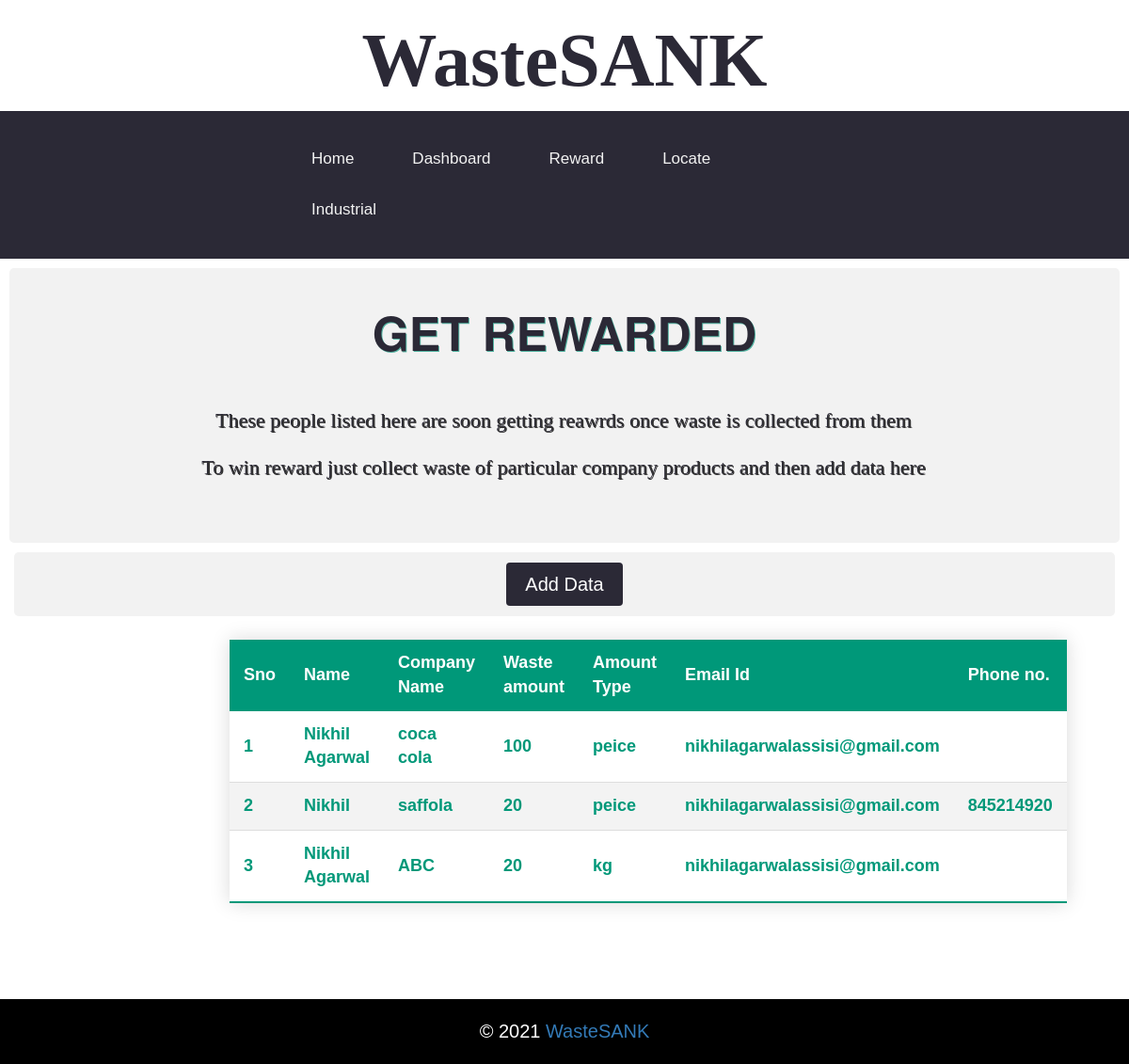
/reward, run on an earlier commit of the app's database.
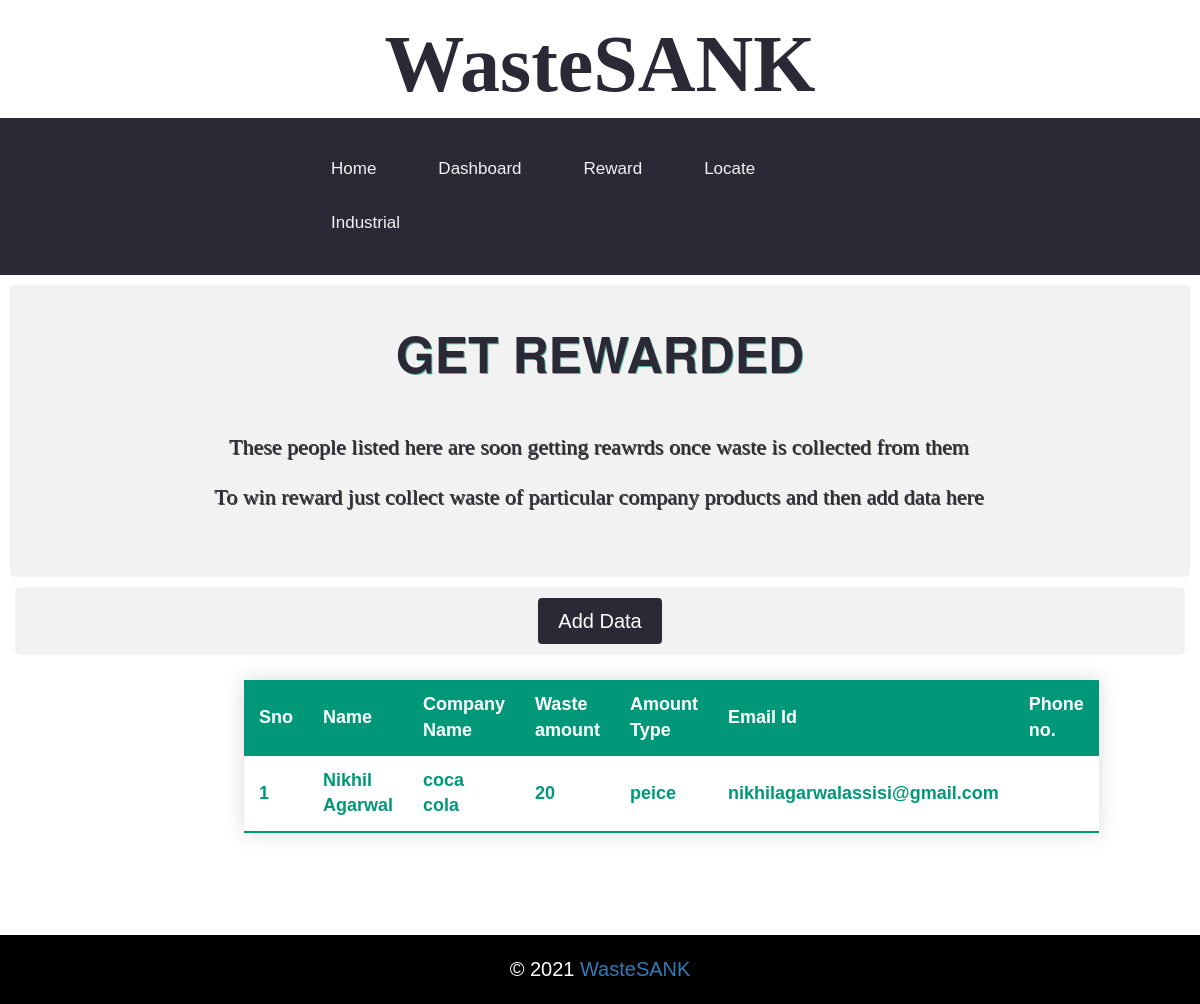
And on a later commit of the database.
### app.py (models this page shows)
class Rewarddb(db.Model):
    sno=db.Column(db.Integer,primary_key=True)
    name=db.Column(db.String(30),nullable=False)
    company_name=db.Column(db.String(50),nullable=False)
    wasteamt=db.Column(db.Integer,nullable=False)
    wasteamttype=db.Column(db.String(10),nullable=False)
    emailid=db.Column(db.String(50))
    phoneno=db.Column(db.Integer,nullable=False)

### app.py (the view, shortened to what this page needs)
@app.route('/reward',methods=['GET','POST'])
def reward():
   reward=Rewarddb.query.all()
   return render_template('reward.html',reward=reward)

### templates/reward.html (shortened to what this page needs)
{% extends 'base.html' %}
{% block body %}
<section>
    <div class="goalbox">
        <h1>Get Rewarded</h1>
        <br>
        <p> These people listed here are soon getting reawrds once waste is collected from them</p>
        <p>To win reward just collect waste of particular company products and then add data here</p>
        <br>
    </div>
    <div class="container text-center">
        <a href="/rewardform" style="float: none;" class="but">Add Data</a>
    </div>
    <div class="centertable">
        <table class="styled-table">
            <thead>
                <tr>
                    <th>Sno</th>
                    <th>Name</th>
                    <th>Company Name</th>
                    <th>Waste amount</th>
                    <th>Amount Type</th>
                    <th>Email Id</th>
                    <th>Phone no.</th>
                </tr>
            </thead>
            <tbody>
                {% for x in reward %}
                <tr class="active-row">
                    <td>{{x.sno}}</td>
                    <td>{{x.name}}</td>
                    <td>{{x.company_name}}</td>
                    <td>{{x.wasteamt}}</td>
                    <td>{{x.wasteamttype}}</td>
                    <td>{{x.emailid}}</td>
                    <td>{{x.phoneno}}</td>
                    </tr>
                    {% endfor %}
            </tbody>
        </table>
    </div>
    {% endblock body %}

### templates/base.html (shortened to what this page needs)
<!DOCTYPE html>
<html lang="en">
<head>
    <link rel="stylesheet" href="https://maxcdn.bootstrapcdn.com/bootstrap/3.4.1/css/bootstrap.min.css">
    <link rel="stylesheet" href="https://cdnjs.cloudflare.com/ajax/libs/font-awesome/4.7.0/css/font-awesome.min.css">
    <link rel="stylesheet" href="{{ url_for('static', filename='cssfile/style.css') }}">
</head>
<body>
        <section>
    <div class="header">
        <a href="/">
            <h1>WasteSANK</h1>
        </a>
    </div>
    <div class="topnav" id="myTopnav">
        <a href="/" class="btn">Home</a>
        <a href="/local" class="btn" >Dashboard</a>
        <a href="/reward" class="btn" >Reward</a>
        <a href="/locate" class="btn" >Locate</a>
        <a href="/industry" class="btn" >Industrial</a>
    </div>
    {% block body %}
    {% endblock body %}
</section>
<br><br>
<footer class="footer">
        <div className="copyrights">
        <div className="container">
            <div className="footer-distributed">
                <div className="footer-left">
                    <p className="footer-company-name">&copy; 2021 <a href="/"> WasteSANK </a></p>
                </div>
            </div>
        </div>
    </div>
</footer>
</body>
</html>

### static/cssfile/style.css (style rules this page uses)
.header h1 { color: rgb(43, 41, 54); text-align: center; font-weight: bolder; font-family: 'Times New Roman', Times, serif; font-size: 400%; }
.topnav { background-color: rgb(43, 41, 54); overflow: hidden; height: 0.2%; padding: 2% 25% 2% 25%; font-weight: bold; }
.topnav a { font-size: large; float: left; display: block; color: #f2f2f2; text-align: center; padding: 14px 16px; padding-right: 5%; padding-left: 5%; text-decoration: none; font-size: 17px; }
.goalbox { border-radius: 5px; background-color: #f2f2f2; padding: 20px 50px 20px 50px; margin: 10px; }
.goalbox h1 { text-align: center; font-weight: bolder; font-family: 'Helvetica Neue', sans-serif; text-shadow: #53b4a2 1px 1px; text-transform: uppercase; font-size: 250%; color:rgb(43, 41, 54); }
.goalbox p { font-family: 'Merriweather', serif; font-size: 22px; font-weight: 300; line-height: 40px; margin: 10px 30px ; text-align: center; text-shadow: rgb(43, 41, 54) -1px -1px; }
.but { background-color:rgb(43, 41, 54); color: white; padding: 12px 20px; border: none; margin: 20px; width: 200px; border-radius: 4px; cursor: pointer; float: right; }
.container { border-radius: 5px; background-color: #f2f2f2; padding: 20px 50px 20px 50px; }
.footer { background-color: black; color: white; padding: 20px 20px 10px 20px; margin-top:20px; text-align: center; }

### templates/reward.html (style rules this page uses)
.centertable { margin-left: 12%; margin-right: 5%; }
.styled-table { border-collapse: collapse; margin: 25px 100px; font-size: 0.9em; font-family: sans-serif; min-width: 400px; box-shadow: 0 0 20px rgba(0, 0, 0, 0.15); }
.styled-table thead tr { background-color: #009879; color: #ffffff; text-align: left; }
.styled-table th, .styled-table td { padding: 12px 15px; }
.styled-table tbody tr { border-bottom: 1px solid #dddddd; }
.styled-table tbody tr:last-of-type { border-bottom: 2px solid #009879; }
.styled-table tbody tr.active-row { font-weight: bold; color: #009879; }

### templates/base.html (style rules this page uses)
body { font-family: Arial, Helvetica, sans-serif; font-size: 20px; }

What changed in the data, as far as the page shows it:
removed Rewarddb: sno "2", name "Nikhil", company_name "saffola", wasteamt "20", wasteamttype "peice", emailid "nikhilagarwalassisi@gmail.com", phoneno "845214920"
removed Rewarddb: sno "3", name "Nikhil Agarwal", company_name "ABC", wasteamt "20", wasteamttype "kg", emailid "nikhilagarwalassisi@gmail.com"
changed Rewarddb "Nikhil Agarwal": wasteamt "100" → "20"
